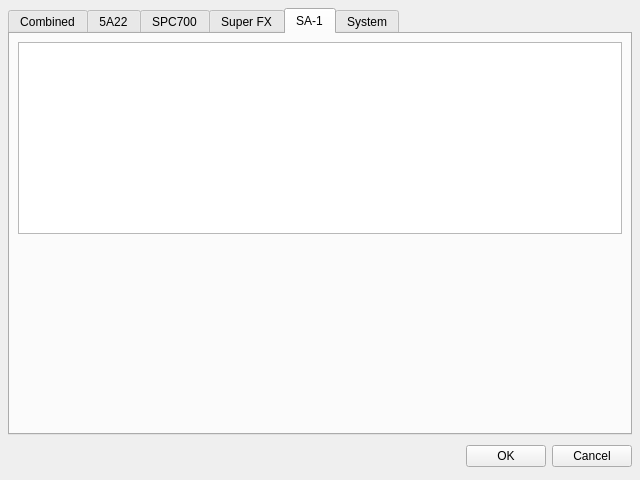
<ui version="4.0" >
 <class>Debugger</class>
 <widget class="QMainWindow" name="Debugger" >
  <property name="geometry" >
   <rect>
    <x>0</x>
    <y>0</y>
    <width>640</width>
    <height>480</height>
   </rect>
  </property>
  <property name="windowTitle" >
   <string>ZSNES Debugger</string>
  </property>
  <widget class="QWidget" name="centralWidget" >
   <layout class="QVBoxLayout" >
    <property name="margin" >
     <number>8</number>
    </property>
    <property name="spacing" >
     <number>6</number>
    </property>
    <item>
     <widget class="QTabWidget" name="DebuggerTabs" >
      <property name="currentIndex" >
       <number>4</number>
      </property>
      <widget class="QWidget" name="tab" >
       <attribute name="title" >
        <string>Combined</string>
       </attribute>
       <layout class="QVBoxLayout" >
        <property name="margin" >
         <number>8</number>
        </property>
        <property name="spacing" >
         <number>6</number>
        </property>
        <item>
         <widget class="QTextEdit" name="combinedTextEdit" />
        </item>
        <item>
         <spacer>
          <property name="orientation" >
           <enum>Qt::Vertical</enum>
          </property>
          <property name="sizeHint" >
           <size>
            <width>20</width>
            <height>40</height>
           </size>
          </property>
         </spacer>
        </item>
       </layout>
      </widget>
      <widget class="QWidget" name="tab2" >
       <attribute name="title" >
        <string>5A22</string>
       </attribute>
       <layout class="QVBoxLayout" >
        <property name="margin" >
         <number>8</number>
        </property>
        <property name="spacing" >
         <number>6</number>
        </property>
        <item>
         <widget class="QTextEdit" name="cpuTextEdit" />
        </item>
        <item>
         <spacer>
          <property name="orientation" >
           <enum>Qt::Vertical</enum>
          </property>
          <property name="sizeHint" >
           <size>
            <width>20</width>
            <height>40</height>
           </size>
          </property>
         </spacer>
        </item>
       </layout>
      </widget>
      <widget class="QWidget" name="tab3" >
       <attribute name="title" >
        <string>SPC700</string>
       </attribute>
       <layout class="QVBoxLayout" >
        <property name="margin" >
         <number>8</number>
        </property>
        <property name="spacing" >
         <number>6</number>
        </property>
        <item>
         <widget class="QTextEdit" name="spcTextEdit" />
        </item>
        <item>
         <spacer>
          <property name="orientation" >
           <enum>Qt::Vertical</enum>
          </property>
          <property name="sizeHint" >
           <size>
            <width>20</width>
            <height>40</height>
           </size>
          </property>
         </spacer>
        </item>
       </layout>
      </widget>
      <widget class="QWidget" name="tab4" >
       <attribute name="title" >
        <string>Super FX</string>
       </attribute>
       <layout class="QVBoxLayout" >
        <property name="margin" >
         <number>8</number>
        </property>
        <property name="spacing" >
         <number>6</number>
        </property>
        <item>
         <widget class="QTextEdit" name="sfxTextEdit" />
        </item>
        <item>
         <spacer>
          <property name="orientation" >
           <enum>Qt::Vertical</enum>
          </property>
          <property name="sizeHint" >
           <size>
            <width>20</width>
            <height>40</height>
           </size>
          </property>
         </spacer>
        </item>
       </layout>
      </widget>
      <widget class="QWidget" name="tab5" >
       <attribute name="title" >
        <string>SA-1</string>
       </attribute>
       <layout class="QVBoxLayout" >
        <property name="margin" >
         <number>8</number>
        </property>
        <property name="spacing" >
         <number>6</number>
        </property>
        <item>
         <widget class="QTextEdit" name="sa1TextEdit" />
        </item>
        <item>
         <spacer>
          <property name="orientation" >
           <enum>Qt::Vertical</enum>
          </property>
          <property name="sizeHint" >
           <size>
            <width>20</width>
            <height>40</height>
           </size>
          </property>
         </spacer>
        </item>
       </layout>
      </widget>
      <widget class="QWidget" name="tab_2" >
       <attribute name="title" >
        <string>System</string>
       </attribute>
      </widget>
     </widget>
    </item>
    <item>
     <layout class="QHBoxLayout" >
      <property name="margin" >
       <number>0</number>
      </property>
      <property name="spacing" >
       <number>6</number>
      </property>
      <item>
       <spacer>
        <property name="orientation" >
         <enum>Qt::Horizontal</enum>
        </property>
        <property name="sizeHint" >
         <size>
          <width>131</width>
          <height>31</height>
         </size>
        </property>
       </spacer>
      </item>
      <item>
       <widget class="QPushButton" name="okButton" >
        <property name="text" >
         <string>OK</string>
        </property>
        <property name="autoDefault" >
         <bool>false</bool>
        </property>
       </widget>
      </item>
      <item>
       <widget class="QPushButton" name="cancelButton" >
        <property name="text" >
         <string>Cancel</string>
        </property>
        <property name="autoDefault" >
         <bool>false</bool>
        </property>
       </widget>
      </item>
     </layout>
    </item>
   </layout>
  </widget>
 </widget>
 <resources/>
 <connections/>
</ui>
